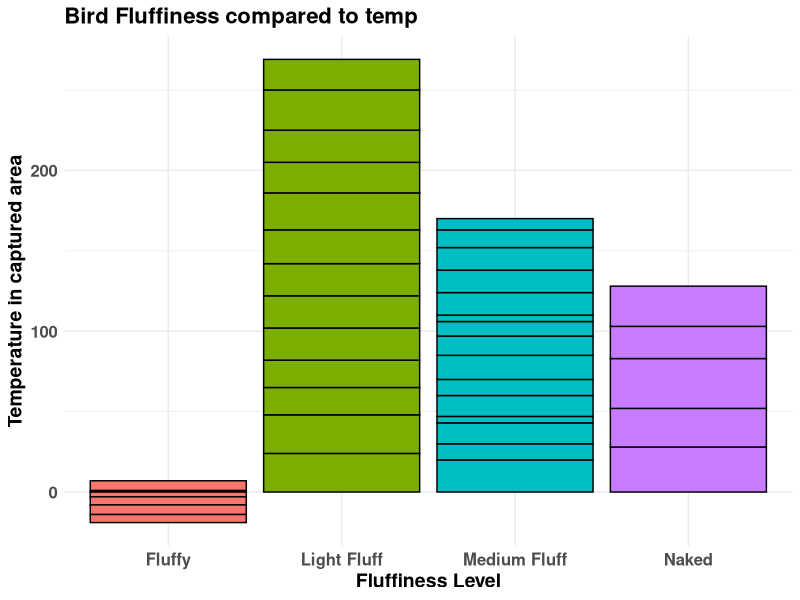
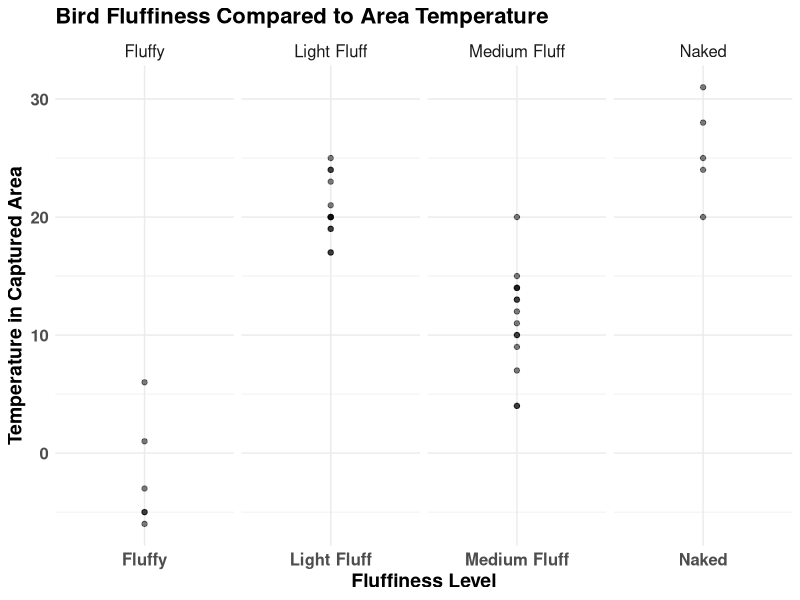
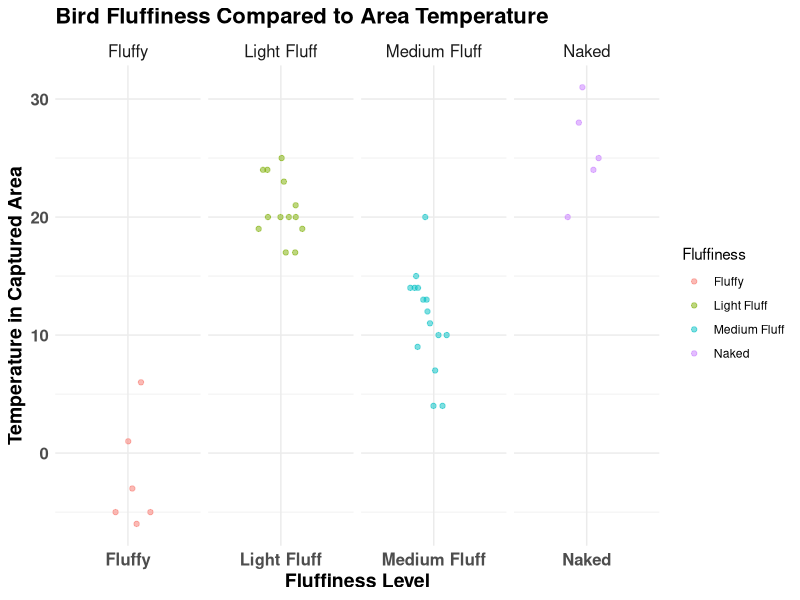
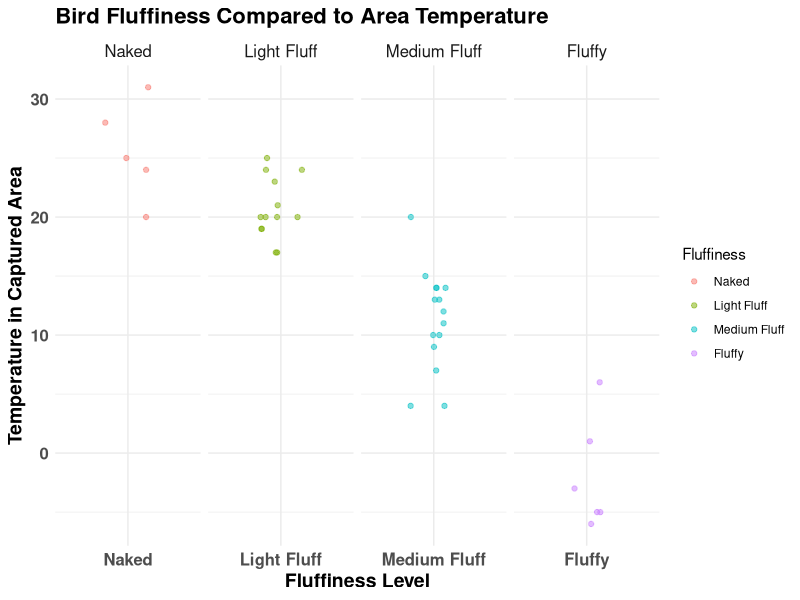

The R source for these figures, in order:
## ---- chunk 1
library(tidyverse)
library(readxl)
## ---- chunk 2
# Read the Excel file
Fluffy_data <- read_excel("F_data.xlsx")
## ---- chunk 3
ggplot(Fluffy_data, aes(x = Fluffiness, y = Temp_Area)) +
  geom_bar(stat = "identity", aes(fill = Fluffiness), color = "black") +
  labs(
    title = "Bird Fluffiness compared to temp",
    x = "Fluffiness Level",
    y = "Temperature in captured area"
  ) +
  theme_minimal() +
  theme(
    axis.text.x = element_text(size = 12, face = "bold"),
    axis.text.y = element_text(size = 12, face = "bold"),
    axis.title.x = element_text(size = 14, face = "bold"),
    axis.title.y = element_text(size = 14, face = "bold"),
    plot.title = element_text(size = 16, face = "bold"),
    legend.position = "none"
  )
## ---- chunk 4

ggplot(Fluffy_data, aes(x = Fluffiness, y = Temp_Area)) +
  geom_point(alpha = 0.5) +  # Use transparency for better visual overlap handling
  facet_grid(. ~ Fluffiness, scales = "free_x") +  # Facet by Fluffiness to compare per category
  labs(
    title = "Bird Fluffiness Compared to Area Temperature",
    y = "Temperature in Captured Area",
    x = "Fluffiness Level"
  ) +
  theme_minimal() +
  theme(
    axis.text.x = element_text(size = 12, face = "bold"),
    axis.text.y = element_text(size = 12, face = "bold"),
    axis.title.x = element_text(size = 14, face = "bold"),
    axis.title.y = element_text(size = 14, face = "bold"),
    plot.title = element_text(size = 16, face = "bold"),
    strip.text = element_text(size = 12)
  )

## ---- chunk 5

ggplot(Fluffy_data, aes(x = Fluffiness, y = Temp_Area)) +
  geom_jitter(aes(color = Fluffiness), width = 0.2, height = 0, alpha = 0.5) +  # Jitter the points horizontally
  facet_grid(. ~ Fluffiness, scales = "free_x") +  # Facet by Fluffiness to compare per category
  labs(
    title = "Bird Fluffiness Compared to Area Temperature",
    y = "Temperature in Captured Area",
    x = "Fluffiness Level"
  ) +
  theme_minimal() +
  theme(
    axis.text.x = element_text(size = 12, face = "bold"),
    axis.text.y = element_text(size = 12, face = "bold"),
    axis.title.x = element_text(size = 14, face = "bold"),
    axis.title.y = element_text(size = 14, face = "bold"),
    plot.title = element_text(size = 16, face = "bold"),
    strip.text = element_text(size = 12)
  )

## ---- chunk 6

# Correctly convert Fluffiness to a factor with the desired order
Fluffy_data$Fluffiness <- factor(Fluffy_data$Fluffiness, 
                                  levels = c("Naked", "Light Fluff", "Medium Fluff", "Fluffy", "Cloud Fluffy", "Only Fluff"))

ggplot(Fluffy_data, aes(x = Fluffiness, y = Temp_Area)) +
  geom_jitter(aes(color = Fluffiness), width = 0.2, height = 0, alpha = 0.5) +
  facet_grid(. ~ Fluffiness, scales = "free_x") +
  labs(
    title = "Bird Fluffiness Compared to Area Temperature",
    y = "Temperature in Captured Area",
    x = "Fluffiness Level"
  ) +
  theme_minimal() +
  theme(
    axis.text.x = element_text(size = 12, face = "bold"),
    axis.text.y = element_text(size = 12, face = "bold"),
    axis.title.x = element_text(size = 14, face = "bold"),
    axis.title.y = element_text(size = 14, face = "bold"),
    plot.title = element_text(size = 16, face = "bold"),
    strip.text = element_text(size = 12)
  )
